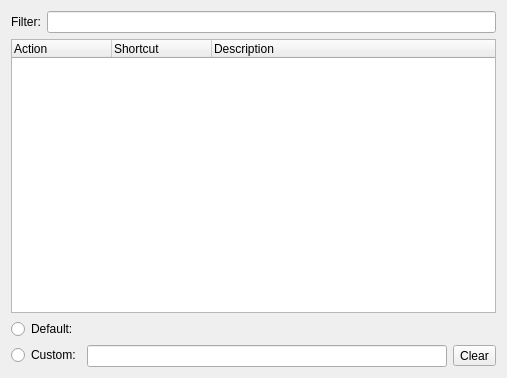
<?xml version="1.0" encoding="UTF-8"?>
<ui version="4.0">
 <class>ShortcutConfigPage</class>
 <widget class="QWidget" name="ShortcutConfigPage">
  <property name="geometry">
   <rect>
    <x>0</x>
    <y>0</y>
    <width>507</width>
    <height>378</height>
   </rect>
  </property>
  <property name="windowTitle">
   <string>Form</string>
  </property>
  <layout class="QVBoxLayout" name="verticalLayout">
   <item>
    <layout class="QHBoxLayout" name="horizontalLayout">
     <item>
      <widget class="QLabel" name="label_3">
       <property name="text">
        <string>Filter:</string>
       </property>
      </widget>
     </item>
     <item>
      <widget class="QLineEdit" name="filter"/>
     </item>
    </layout>
   </item>
   <item>
    <widget class="QTreeWidget" name="actionTree">
     <column>
      <property name="text">
       <string>Action</string>
      </property>
     </column>
     <column>
      <property name="text">
       <string>Shortcut</string>
      </property>
     </column>
     <column>
      <property name="text">
       <string>Description</string>
      </property>
     </column>
    </widget>
   </item>
   <item>
    <layout class="QFormLayout" name="formLayout">
     <property name="labelAlignment">
      <set>Qt::AlignLeading|Qt::AlignLeft|Qt::AlignVCenter</set>
     </property>
     <item row="0" column="0">
      <widget class="QRadioButton" name="defaultOpt">
       <property name="text">
        <string>Default:</string>
       </property>
      </widget>
     </item>
     <item row="0" column="1">
      <widget class="QLabel" name="defaultSeq"/>
     </item>
     <item row="1" column="0">
      <widget class="QRadioButton" name="customOpt">
       <property name="text">
        <string>Custom:</string>
       </property>
      </widget>
     </item>
     <item row="1" column="1">
      <layout class="QHBoxLayout" name="horizontalLayout_2">
       <item>
        <widget class="ScIDE::KeySequenceEdit" name="customSeq">
         <property name="readOnly">
          <bool>true</bool>
         </property>
        </widget>
       </item>
       <item>
        <widget class="QToolButton" name="clearSeq">
         <property name="text">
          <string>Clear</string>
         </property>
         <property name="toolButtonStyle">
          <enum>Qt::ToolButtonIconOnly</enum>
         </property>
         <property name="autoRaise">
          <bool>false</bool>
         </property>
        </widget>
       </item>
      </layout>
     </item>
    </layout>
   </item>
  </layout>
 </widget>
 <customwidgets>
  <customwidget>
   <class>ScIDE::KeySequenceEdit</class>
   <extends>QLineEdit</extends>
   <header>key_sequence_edit.hpp</header>
  </customwidget>
 </customwidgets>
 <resources/>
 <connections/>
</ui>
